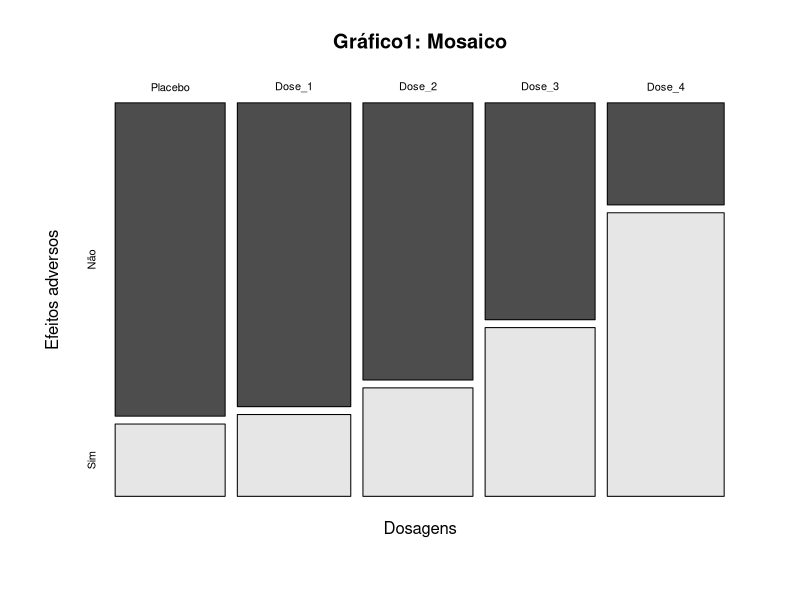
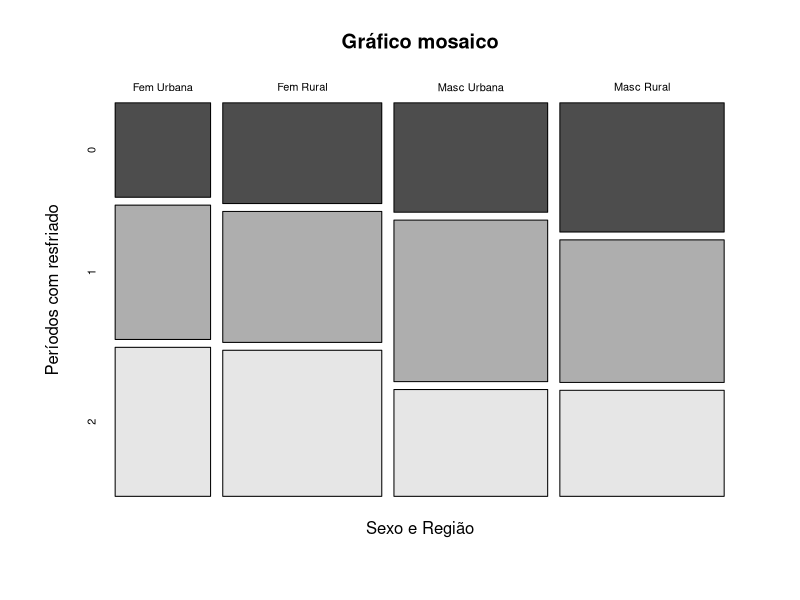

Recreate these plots in R, in order.
## ---- chunk 1
dados <- matrix(c(26,26,23,18,9,6,7,9,14,25), nc=2,
                dimnames = list(c("Placebo","Dose_1","Dose_2","Dose_3","Dose_4"),
                                c("Não","Sim"))) 

mosaicplot(dados,main="", xlab="Dosagens", ylab="Efeitos adversos", col=gray.colors(2))
title("Gráfico1: Mosaico")

## ---- chunk 2
chisq.test(dados,correct=F) 
## ---- chunk 3
x <- c(rep(0,32),rep(1,33),rep(2,32),rep(3,32),rep(4,34))  
y <- c(rep(0,26),rep(1,6),rep(0,26),rep(1,7),rep(0,23),rep(1,9), rep(0,18),rep(1,14),rep(0,9),rep(1,25)) 

rac <- cor(y,x)  

n <- length(x) 

QCS <- (n-1)*rac^2  

p <- 1-pchisq(QCS,1)

knitr::kable(caption="Teste de tendência linear",cbind(rac, QCS, p),col.names = c("rac","QSC","p-valor"))
## ---- chunk 4
x<-c(rep(6,21),rep(8.5,49),rep(10.5,50),rep(12.5,59),rep(14.5,44))  
y<-c(rep(1,7), rep(2,4), rep(3,3), rep(4,7), 
     rep(1,10),rep(2,15),rep(3,11),rep(4,13),
     rep(1,23),rep(2,9), rep(3,11),rep(4,7),
     rep(1,28),rep(2,9), rep(3,12),rep(4,10),
     rep(1,32),rep(2,5), rep(3,4), rep(4,3)) 
rac<-cor(y,x)  
n<-length(x) 
QCS<-(n-1)*rac^2  
p<-1-pchisq(QCS,1)

knitr::kable(caption="Teste de tendência linear",cbind(rac, QCS, p),col.names = c("rac","QSC","p-valor"))
## ---- chunk 5
dados<- matrix(c(45,80,84,106,64,104,124,117,71,116,82,87),nc=3)
colnames(dados) <- c("0","1","2")
rownames(dados) <- c("Fem Urbana","Fem Rural","Masc Urbana","Masc Rural")
mosaicplot(dados,main="", xlab="Sexo e Região", ylab="Períodos com resfriado", col=gray.colors(3))
title("Gráfico mosaico")
## ---- chunk 6
escore<-c(0,1,2) 
fb11<-(sum(dados[1,]*escore))/sum(dados[1,]) 
fb12<-(sum(dados[2,]*escore))/sum(dados[2,]) 
fb21<-(sum(dados[3,]*escore))/sum(dados[3,]) 
fb22<-(sum(dados[4,]*escore))/sum(dados[4,]) 
fm1<-sum(c(sum(dados[1,]),sum(dados[3,]))*c(fb11,fb21)) 
esp1<-(c(sum(dados[1:2,1]),sum(dados[1:2,2]),sum(dados[1:2,3])))/sum(dados[1:2,]) 
mu1<-sum(escore*esp1) 
esp2<-(c(sum(dados[3:4,1]),sum(dados[3:4,2]),sum(dados[3:4,3])))/sum(dados[3:4,]) 
mu2<-sum(escore*esp2) 
mu<-sum(c(sum(dados[1,]),sum(dados[3,]))*c(mu1,mu2)) 
v1<- sum(((escore-mu1)^2)*esp1) 
v2<- sum(((escore-mu2)^2)*esp2) 
vfma<-(sum(dados[1,])*sum(dados[2,])*v1)/(sum(dados[1:2,])-1) 
vfmb<-(sum(dados[3,])*sum(dados[4,])*v2)/(sum(dados[3:4,])-1) 
vfm<- sum(c(vfma,vfmb)) 
QSMH<-((fm1-mu)^2)/vfm 
p<-1-pchisq(QSMH,1) 

knitr::kable(caption="Teste de Associação",t(round(c(QSMH,p),digits=5)),col.names = c("QSMH","p-valor"))

## ---- chunk 7

x<-c(rep(0,32),rep(1,33),rep(2,32),rep(3,32),rep(4,34))  
y<-c(rep(0,26), rep(1,6),
     rep(0,26), rep(1,7),
     rep(0,23), rep(1,9),
     rep(0,18), rep(1,14),
     rep(0,9), rep(1,25)) 
rac<-cor(y,x)  
n<-length(x) 
QCS<-(n-1)*rac^2  
p<-1-pchisq(QCS,1)

knitr::kable(caption="Teste de tendência linear",cbind(rac, QCS, p),col.names = c("rac","QSC","p-valor"))
## ---- chunk 8
x<-c(rep(0,32),rep(1,32),rep(2,33),rep(3,32),rep(4,32))  
y<-c(rep(0,26), rep(1,6),
     rep(0,12), rep(1,20),
     rep(0,13), rep(1,20),
     rep(0,1), rep(1,31),
     rep(0,1), rep(1,31)) 
rac<-cor(y,x)  
n<-length(x) 
QCS<-(n-1)*rac^2  
p<-1-pchisq(QCS,1)

knitr::kable(caption="Teste de tendência linear",cbind(rac, QCS, p),col.names = c("rac","QSC","p-valor"))
## ---- chunk 9
x<-c(rep(0,64),rep(1,65),rep(2,65),rep(3,64),rep(4,66))
y<-c(rep(0,52),rep(1,12),rep(0,38),rep(1,27),rep(0,36),rep(1,29),rep(0,19),rep(1,45),rep(0,10),rep(1,56)) 
rac<-cor(y,x) 
n<-length(x) 
QCS<-(n-1)*rac^2 
p<-1-pchisq(QCS,1) 

knitr::kable(caption="Teste de tendência linear",cbind(rac, QCS, p),col.names = c("rac","QSC","p-valor")) 
## ---- chunk 10
tab<-array(c(120,111,80,155,161,117,130,124),dim=c(2,2,2))
mantelhaen.test(tab, correct=F)
